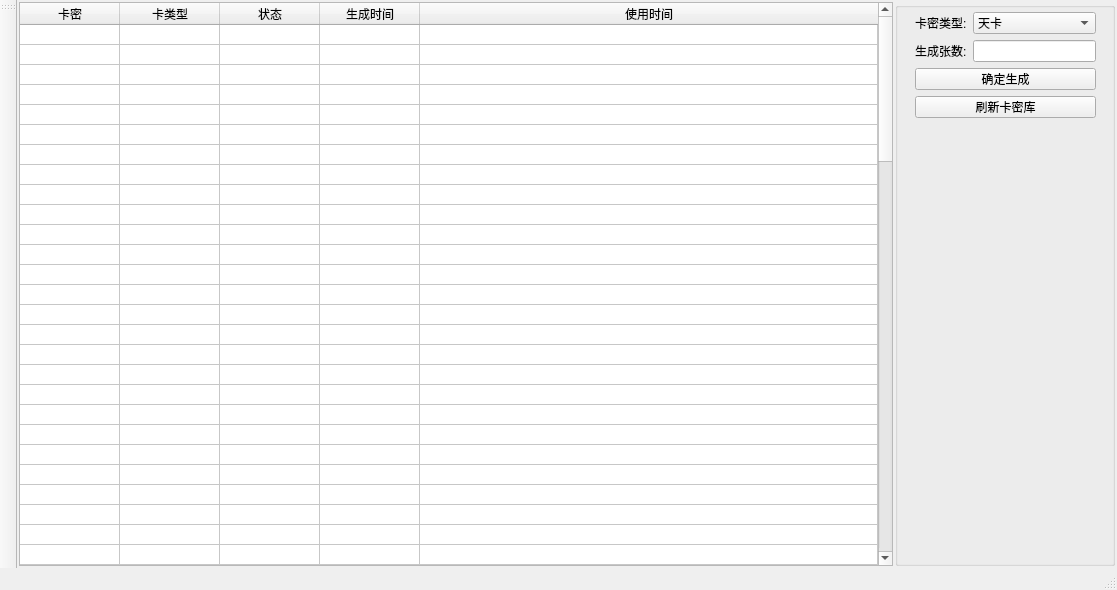
<?xml version="1.0" encoding="UTF-8"?>
<ui version="4.0">
 <class>WndServer</class>
 <widget class="QMainWindow" name="WndServer">
  <property name="geometry">
   <rect>
    <x>0</x>
    <y>0</y>
    <width>1117</width>
    <height>590</height>
   </rect>
  </property>
  <property name="windowTitle">
   <string>YZ网络验证-服务端</string>
  </property>
  <property name="toolButtonStyle">
   <enum>Qt::ToolButtonTextUnderIcon</enum>
  </property>
  <widget class="QWidget" name="centralwidget">
   <layout class="QGridLayout" name="gridLayout">
    <property name="leftMargin">
     <number>0</number>
    </property>
    <property name="topMargin">
     <number>0</number>
    </property>
    <property name="rightMargin">
     <number>0</number>
    </property>
    <property name="bottomMargin">
     <number>0</number>
    </property>
    <item row="0" column="0">
     <widget class="QStackedWidget" name="stack_widget">
      <property name="currentIndex">
       <number>2</number>
      </property>
      <widget class="QWidget" name="page_0">
       <layout class="QGridLayout" name="gridLayout_2">
        <property name="leftMargin">
         <number>2</number>
        </property>
        <property name="topMargin">
         <number>2</number>
        </property>
        <property name="rightMargin">
         <number>2</number>
        </property>
        <property name="bottomMargin">
         <number>2</number>
        </property>
        <item row="0" column="0">
         <layout class="QHBoxLayout" name="horizontalLayout">
          <property name="spacing">
           <number>2</number>
          </property>
          <item>
           <widget class="QTableWidget" name="tbe_all_user">
            <property name="textElideMode">
             <enum>Qt::ElideNone</enum>
            </property>
            <property name="showGrid">
             <bool>true</bool>
            </property>
            <property name="wordWrap">
             <bool>true</bool>
            </property>
            <property name="cornerButtonEnabled">
             <bool>false</bool>
            </property>
            <property name="rowCount">
             <number>100</number>
            </property>
            <attribute name="horizontalHeaderVisible">
             <bool>false</bool>
            </attribute>
            <attribute name="horizontalHeaderCascadingSectionResizes">
             <bool>false</bool>
            </attribute>
            <attribute name="horizontalHeaderStretchLastSection">
             <bool>true</bool>
            </attribute>
            <attribute name="verticalHeaderVisible">
             <bool>false</bool>
            </attribute>
            <attribute name="verticalHeaderMinimumSectionSize">
             <number>20</number>
            </attribute>
            <attribute name="verticalHeaderDefaultSectionSize">
             <number>20</number>
            </attribute>
            <row/>
            <row/>
            <row/>
            <row/>
            <row/>
            <row/>
            <row/>
            <row/>
            <row/>
            <row/>
            <row/>
            <row/>
            <row/>
            <row/>
            <row/>
            <row/>
            <row/>
            <row/>
            <row/>
            <row/>
            <row/>
            <row/>
            <row/>
            <row/>
            <row/>
            <row/>
            <row/>
            <row/>
            <row/>
            <row/>
            <row/>
            <row/>
            <row/>
            <row/>
            <row/>
            <row/>
            <row/>
            <row/>
            <row/>
            <row/>
            <row/>
            <row/>
            <row/>
            <row/>
            <row/>
            <row/>
            <row/>
            <row/>
            <row/>
            <row/>
            <row/>
            <row/>
            <row/>
            <row/>
            <row/>
            <row/>
            <row/>
            <row/>
            <row/>
            <row/>
            <row/>
            <row/>
            <row/>
            <row/>
            <row/>
            <row/>
            <row/>
            <row/>
            <row/>
            <row/>
            <row/>
            <row/>
            <row/>
            <row/>
            <row/>
            <row/>
            <row/>
            <row/>
            <row/>
            <row/>
            <row/>
            <row/>
            <row/>
            <row/>
            <row/>
            <row/>
            <row/>
            <row/>
            <row/>
            <row/>
            <row/>
            <row/>
            <row/>
            <row/>
            <row/>
            <row/>
            <row/>
            <row/>
            <row/>
            <row/>
            <column>
             <property name="text">
              <string>account</string>
             </property>
            </column>
            <column>
             <property name="text">
              <string>pwd</string>
             </property>
            </column>
            <column>
             <property name="text">
              <string>qq</string>
             </property>
            </column>
            <column>
             <property name="text">
              <string>machine_code</string>
             </property>
            </column>
            <column>
             <property name="text">
              <string>reg_ip</string>
             </property>
            </column>
            <column>
             <property name="text">
              <string>reg_time</string>
             </property>
            </column>
            <column>
             <property name="text">
              <string>due_time</string>
             </property>
            </column>
            <column>
             <property name="text">
              <string>is_forbid</string>
             </property>
            </column>
           </widget>
          </item>
          <item>
           <widget class="QGroupBox" name="groupBox">
            <property name="minimumSize">
             <size>
              <width>220</width>
              <height>0</height>
             </size>
            </property>
            <property name="title">
             <string/>
            </property>
           </widget>
          </item>
         </layout>
        </item>
       </layout>
      </widget>
      <widget class="QWidget" name="page_1">
       <layout class="QGridLayout" name="gridLayout_3">
        <property name="leftMargin">
         <number>2</number>
        </property>
        <property name="topMargin">
         <number>2</number>
        </property>
        <property name="rightMargin">
         <number>2</number>
        </property>
        <property name="bottomMargin">
         <number>2</number>
        </property>
        <item row="0" column="0">
         <layout class="QHBoxLayout" name="horizontalLayout_2">
          <property name="spacing">
           <number>2</number>
          </property>
          <item>
           <widget class="QTableWidget" name="tbe_online_user">
            <property name="textElideMode">
             <enum>Qt::ElideNone</enum>
            </property>
            <property name="showGrid">
             <bool>true</bool>
            </property>
            <property name="wordWrap">
             <bool>true</bool>
            </property>
            <property name="cornerButtonEnabled">
             <bool>false</bool>
            </property>
            <property name="rowCount">
             <number>100</number>
            </property>
            <attribute name="horizontalHeaderVisible">
             <bool>false</bool>
            </attribute>
            <attribute name="horizontalHeaderStretchLastSection">
             <bool>true</bool>
            </attribute>
            <attribute name="verticalHeaderVisible">
             <bool>false</bool>
            </attribute>
            <attribute name="verticalHeaderMinimumSectionSize">
             <number>20</number>
            </attribute>
            <attribute name="verticalHeaderDefaultSectionSize">
             <number>20</number>
            </attribute>
            <row/>
            <row/>
            <row/>
            <row/>
            <row/>
            <row/>
            <row/>
            <row/>
            <row/>
            <row/>
            <row/>
            <row/>
            <row/>
            <row/>
            <row/>
            <row/>
            <row/>
            <row/>
            <row/>
            <row/>
            <row/>
            <row/>
            <row/>
            <row/>
            <row/>
            <row/>
            <row/>
            <row/>
            <row/>
            <row/>
            <row/>
            <row/>
            <row/>
            <row/>
            <row/>
            <row/>
            <row/>
            <row/>
            <row/>
            <row/>
            <row/>
            <row/>
            <row/>
            <row/>
            <row/>
            <row/>
            <row/>
            <row/>
            <row/>
            <row/>
            <row/>
            <row/>
            <row/>
            <row/>
            <row/>
            <row/>
            <row/>
            <row/>
            <row/>
            <row/>
            <row/>
            <row/>
            <row/>
            <row/>
            <row/>
            <row/>
            <row/>
            <row/>
            <row/>
            <row/>
            <row/>
            <row/>
            <row/>
            <row/>
            <row/>
            <row/>
            <row/>
            <row/>
            <row/>
            <row/>
            <row/>
            <row/>
            <row/>
            <row/>
            <row/>
            <row/>
            <row/>
            <row/>
            <row/>
            <row/>
            <row/>
            <row/>
            <row/>
            <row/>
            <row/>
            <row/>
            <row/>
            <row/>
            <row/>
            <row/>
            <column>
             <property name="text">
              <string>账号</string>
             </property>
            </column>
            <column>
             <property name="text">
              <string>hcomm</string>
             </property>
            </column>
            <column>
             <property name="text">
              <string>connect_id</string>
             </property>
            </column>
            <column>
             <property name="text">
              <string>machine_code</string>
             </property>
            </column>
            <column>
             <property name="text">
              <string>login_ip</string>
             </property>
            </column>
            <column>
             <property name="text">
              <string>login_time</string>
             </property>
            </column>
            <column>
             <property name="text">
              <string>heart_time</string>
             </property>
            </column>
            <column>
             <property name="text">
              <string>online_time</string>
             </property>
            </column>
           </widget>
          </item>
          <item>
           <widget class="QGroupBox" name="groupBox_2">
            <property name="minimumSize">
             <size>
              <width>220</width>
              <height>0</height>
             </size>
            </property>
            <property name="title">
             <string/>
            </property>
           </widget>
          </item>
         </layout>
        </item>
       </layout>
      </widget>
      <widget class="QWidget" name="page_2">
       <layout class="QGridLayout" name="gridLayout_4">
        <property name="leftMargin">
         <number>2</number>
        </property>
        <property name="topMargin">
         <number>2</number>
        </property>
        <property name="rightMargin">
         <number>2</number>
        </property>
        <property name="bottomMargin">
         <number>2</number>
        </property>
        <item row="0" column="0">
         <layout class="QHBoxLayout" name="horizontalLayout_3">
          <property name="spacing">
           <number>2</number>
          </property>
          <property name="leftMargin">
           <number>0</number>
          </property>
          <property name="topMargin">
           <number>0</number>
          </property>
          <property name="rightMargin">
           <number>0</number>
          </property>
          <property name="bottomMargin">
           <number>0</number>
          </property>
          <item>
           <widget class="QTableWidget" name="tbe_card_manage">
            <property name="textElideMode">
             <enum>Qt::ElideNone</enum>
            </property>
            <property name="showGrid">
             <bool>true</bool>
            </property>
            <property name="wordWrap">
             <bool>true</bool>
            </property>
            <property name="cornerButtonEnabled">
             <bool>false</bool>
            </property>
            <property name="rowCount">
             <number>100</number>
            </property>
            <attribute name="horizontalHeaderVisible">
             <bool>true</bool>
            </attribute>
            <attribute name="horizontalHeaderStretchLastSection">
             <bool>true</bool>
            </attribute>
            <attribute name="verticalHeaderVisible">
             <bool>false</bool>
            </attribute>
            <attribute name="verticalHeaderMinimumSectionSize">
             <number>20</number>
            </attribute>
            <attribute name="verticalHeaderDefaultSectionSize">
             <number>20</number>
            </attribute>
            <row/>
            <row/>
            <row/>
            <row/>
            <row/>
            <row/>
            <row/>
            <row/>
            <row/>
            <row/>
            <row/>
            <row/>
            <row/>
            <row/>
            <row/>
            <row/>
            <row/>
            <row/>
            <row/>
            <row/>
            <row/>
            <row/>
            <row/>
            <row/>
            <row/>
            <row/>
            <row/>
            <row/>
            <row/>
            <row/>
            <row/>
            <row/>
            <row/>
            <row/>
            <row/>
            <row/>
            <row/>
            <row/>
            <row/>
            <row/>
            <row/>
            <row/>
            <row/>
            <row/>
            <row/>
            <row/>
            <row/>
            <row/>
            <row/>
            <row/>
            <row/>
            <row/>
            <row/>
            <row/>
            <row/>
            <row/>
            <row/>
            <row/>
            <row/>
            <row/>
            <row/>
            <row/>
            <row/>
            <row/>
            <row/>
            <row/>
            <row/>
            <row/>
            <row/>
            <row/>
            <row/>
            <row/>
            <row/>
            <row/>
            <row/>
            <row/>
            <row/>
            <row/>
            <row/>
            <row/>
            <row/>
            <row/>
            <row/>
            <row/>
            <row/>
            <row/>
            <row/>
            <row/>
            <row/>
            <row/>
            <row/>
            <row/>
            <row/>
            <row/>
            <row/>
            <row/>
            <row/>
            <row/>
            <row/>
            <row/>
            <column>
             <property name="text">
              <string>卡密</string>
             </property>
            </column>
            <column>
             <property name="text">
              <string>卡类型</string>
             </property>
            </column>
            <column>
             <property name="text">
              <string>状态</string>
             </property>
            </column>
            <column>
             <property name="text">
              <string>生成时间</string>
             </property>
            </column>
            <column>
             <property name="text">
              <string>使用时间</string>
             </property>
            </column>
           </widget>
          </item>
          <item>
           <widget class="QGroupBox" name="groupBox_3">
            <property name="minimumSize">
             <size>
              <width>220</width>
              <height>0</height>
             </size>
            </property>
            <property name="title">
             <string/>
            </property>
            <widget class="QWidget" name="layoutWidget">
             <property name="geometry">
              <rect>
               <x>20</x>
               <y>10</y>
               <width>181</width>
               <height>106</height>
              </rect>
             </property>
             <layout class="QGridLayout" name="gridLayout_6">
              <item row="1" column="0">
               <widget class="QLabel" name="label_2">
                <property name="text">
                 <string>生成张数:</string>
                </property>
               </widget>
              </item>
              <item row="0" column="0">
               <widget class="QLabel" name="label_4">
                <property name="text">
                 <string>卡密类型:</string>
                </property>
               </widget>
              </item>
              <item row="1" column="1">
               <widget class="QLineEdit" name="edt_card_num">
                <property name="inputMask">
                 <string/>
                </property>
                <property name="placeholderText">
                 <string/>
                </property>
                <property name="clearButtonEnabled">
                 <bool>false</bool>
                </property>
               </widget>
              </item>
              <item row="6" column="0" colspan="2">
               <widget class="QPushButton" name="btn_card_refresh">
                <property name="text">
                 <string>刷新卡密库</string>
                </property>
               </widget>
              </item>
              <item row="0" column="1">
               <widget class="QComboBox" name="cmb_card_type">
                <item>
                 <property name="text">
                  <string>天卡</string>
                 </property>
                </item>
                <item>
                 <property name="text">
                  <string>周卡</string>
                 </property>
                </item>
                <item>
                 <property name="text">
                  <string>月卡</string>
                 </property>
                </item>
                <item>
                 <property name="text">
                  <string>季卡</string>
                 </property>
                </item>
                <item>
                 <property name="text">
                  <string>年卡</string>
                 </property>
                </item>
                <item>
                 <property name="text">
                  <string>永久卡</string>
                 </property>
                </item>
               </widget>
              </item>
              <item row="5" column="0" colspan="2">
               <widget class="QPushButton" name="btn_card_gen">
                <property name="text">
                 <string>确定生成</string>
                </property>
               </widget>
              </item>
             </layout>
            </widget>
           </widget>
          </item>
         </layout>
        </item>
       </layout>
      </widget>
      <widget class="QWidget" name="page_3">
       <layout class="QGridLayout" name="gridLayout_5">
        <property name="leftMargin">
         <number>0</number>
        </property>
        <property name="topMargin">
         <number>0</number>
        </property>
        <property name="rightMargin">
         <number>0</number>
        </property>
        <property name="bottomMargin">
         <number>0</number>
        </property>
        <property name="spacing">
         <number>2</number>
        </property>
        <item row="1" column="0">
         <widget class="QTextBrowser" name="tbr_log"/>
        </item>
        <item row="0" column="0">
         <widget class="QLabel" name="label">
          <property name="text">
           <string>执行日志</string>
          </property>
          <property name="alignment">
           <set>Qt::AlignCenter</set>
          </property>
         </widget>
        </item>
       </layout>
      </widget>
     </widget>
    </item>
   </layout>
  </widget>
  <widget class="QStatusBar" name="status_bar"/>
  <widget class="QToolBar" name="tool_bar">
   <property name="windowTitle">
    <string>toolBar</string>
   </property>
   <property name="movable">
    <bool>true</bool>
   </property>
   <property name="orientation">
    <enum>Qt::Vertical</enum>
   </property>
   <attribute name="toolBarArea">
    <enum>LeftToolBarArea</enum>
   </attribute>
   <attribute name="toolBarBreak">
    <bool>false</bool>
   </attribute>
  </widget>
 </widget>
 <resources/>
 <connections/>
</ui>
